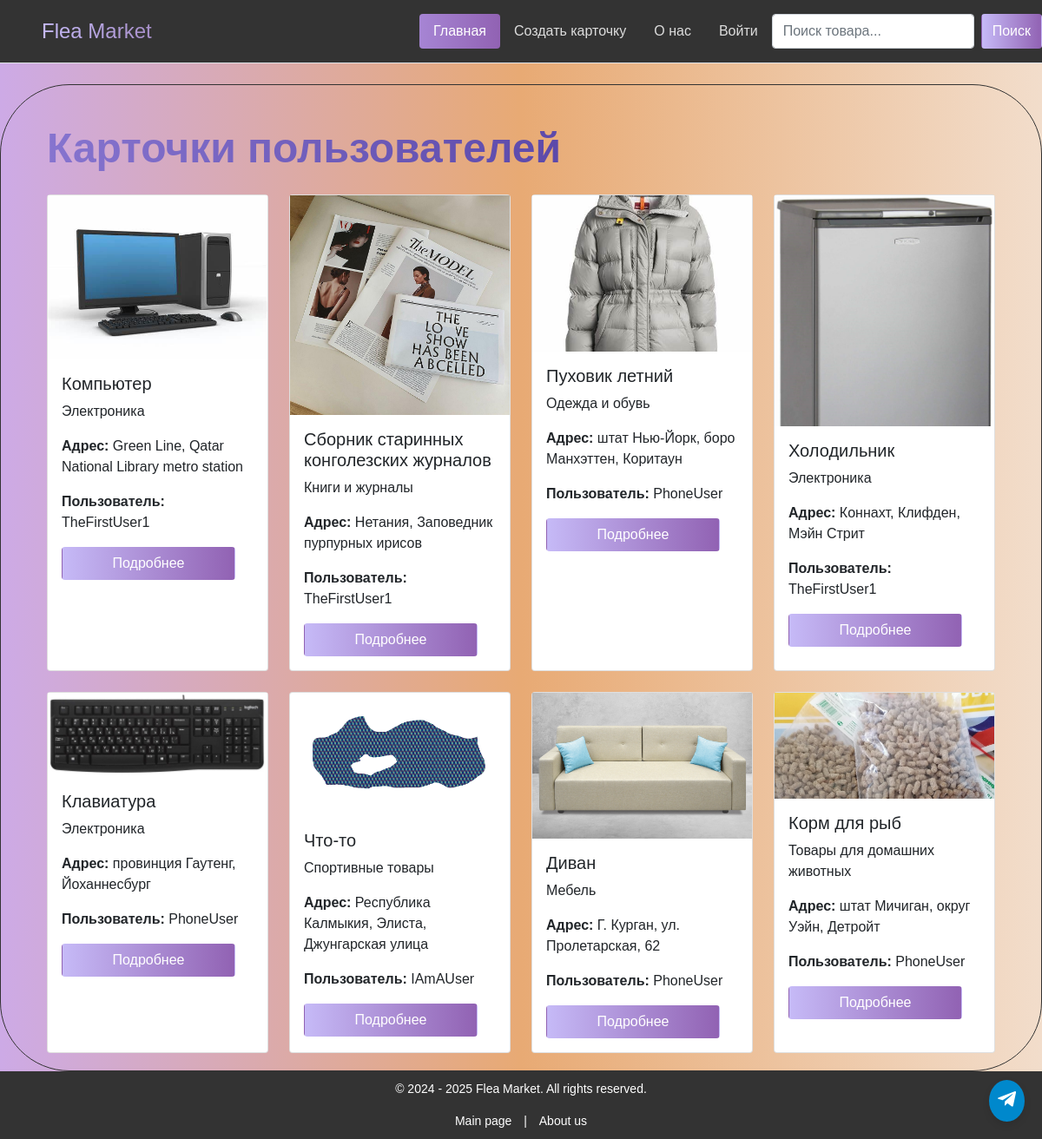
The page / on the database its author committed.
### main/models.py (models this page shows, shortened)
class Thing(models.Model):
    choice = [
        ('Электроника', 'Электроника'),
        ('Одежда и обувь', 'Одежда и обувь'),
        ('Мебель', 'Мебель'),
        ('Книги и журналы', 'Книги и журналы'),
        ('Детские товары', 'Детские товары'),
        ("Домашний декор и аксессуары", "Домашний декор и аксессуары"),
        ("Спортивные товары", "Спортивные товары"),
        ("Инструменты и садовый инвентарь", "Инструменты и садовый инвентарь"),
        ("Кухонные принадлежности", "Кухонные принадлежности"),
        ("Хобби и развлечения", "Хобби и развлечения"),
        ("Товары для домашних животных", "Товары для домашних животных"),
        ("Автомобильные товары", "Автомобильные товары"),
    ]
    name = models.CharField(max_length=255)
    category = models.CharField(max_length=255, choices=choice)
    address = models.CharField(max_length=255)
    contact = models.CharField(max_length=50)
    created_at = models.DateTimeField(auto_now_add=True)  # Card creation date
    owner = models.ForeignKey(User, on_delete=models.CASCADE)  # Owner of the element (refers to the user)
    image = models.ImageField(upload_to='images/', blank=True, null=True)
    notes = models.CharField(max_length=255, blank=True)

### main/views.py (the view)
# urls.py: path('', views.index, name='homepage'),
def index(request):
    if request.user.is_authenticated:
        products = Thing.objects.exclude(owner=request.user).order_by('?')  # Исключение товаров текущего пользователя
    else:
        products = Thing.objects.order_by('?')  # Если пользователь не авторизован, то показываются все товары
    return render(request, 'main/index.html', {'products': products})

### main/templates/main/index.html (shortened to what this page needs)
{% extends 'main/base.html' %}
{% block active_home %}
<a href="{% url 'homepage' %}" class="nav-link active" aria-current="page">Главная</a>
{% endblock %}
{% block active_about %}
<a href="{% url 'about-us' %}" class="nav-link">О нас</a>
{% endblock %}
{% block active_create %}
<a href="{% url 'create' %}" class="nav-link">Создать карточку</a>
{% endblock %}
{% block thing %}
<div class="container mt-4">
        <h1 class="mb-4">Карточки пользователей</h1>
        {% if products %}
            <div class="row row-cols-1 row-cols-md-4 g-4">
                {% for product in products %}
                    <div class="col">
                        <div class="card h-100">
                            {% if product.image %}
                                <img src="{{ product.image.url }}" alt="{{ product.name }}" class="img-fluid">
                            {% else %}
                                <img src="https://via.placeholder.com/300" class="card-img-top" alt="Фото товара">
                            {% endif %}
                            <div class="card-body">
                                <h5 class="card-title">{{ product.name }}</h5>
                                <p class="card-text">{{ product.category }}</p>
                                <p class="card-text"><strong>Адрес:</strong> {{ product.address }}</p>
                                <p class="card-text"><strong>Пользователь:</strong> {{ product.owner }}</p>
                                <a href="{% url 'product_detail' product.id %}" class="btn custom">Подробнее</a>
                            </div>
                        </div>
                    </div>
                {% endfor %}
            </div>
        {% else %}
            <p>Товаров нет.</p>
        {% endif %}
    </div>
{% endblock %}

### main/templates/main/base.html (shortened to what this page needs)
<!doctype html>
<html lang="ru">
<head>
    <link href="https://cdn.jsdelivr.net/npm/bootstrap@5.3.0-alpha1/dist/css/bootstrap.min.css" rel="stylesheet">
<link href="https://stackpath.bootstrapcdn.com/bootstrap/5.1.0/css/bootstrap.min.css" rel="stylesheet">
</head>
<body>
    <header class="d-flex flex-wrap justify-content-center py-3 mb-4 border-bottom" style="width: 100%;">
      <a href="/" class="d-flex align-items-center mb-3 mb-md-0 me-md-auto link-body-emphasis text-decoration-none">
        <svg class="bi me-2" width="40" height="32"><use xlink:href="#bootstrap"></use></svg>
        <span class="fs-4">Flea Market</span>
      </a>
      <ul class="nav nav-pills">
        <li class="nav-item">{% block active_home %}{% endblock %}</li>
        <li class="nav-item">{% block active_create %}{% endblock %}</li>
        <li class="nav-item">{% block active_about %}{% endblock %}</li>
          {% if user.is_authenticated %}
      <li class="nav-item dropdown">
        <a href="#" class="nav-link dropdown-toggle" id="profileDropdown" role="button" data-bs-toggle="dropdown" aria-expanded="false">
          Ваш аккаунт
        </a>
        <ul class="dropdown-menu" aria-labelledby="profileDropdown">
          <li><a class="dropdown-item" href="{% url 'edit_profile' user.username %}">Настройки</a></li>
          <li><a class="dropdown-item" href="{% url 'logout' %}">Выйти</a></li>
        </ul>
      </li>
    {% else %}
      <li class="nav-item"><a class="nav-link" href="{% url 'login' %}">Войти</a></li>
    {% endif %}
      </ul>
        <form class="d-flex" method="GET" action="{% url 'search' %}">
            <input class="form-control me-2" type="search" name="q" placeholder="Поиск товара..." aria-label="Search">
            <button class="btn custom-btn" type="submit">Поиск</button>
        </form>
        <link href="https://cdnjs.cloudflare.com/ajax/libs/font-awesome/5.15.4/css/all.min.css" rel="stylesheet">
    </header>
<div class="wrapper">
        <div class="content">
    {% block thing %}{% endblock %}
        </div>
</div>
    <header>
        <a href="https://t.me/encryptor_image_bot" class="telegram-link" target="_blank" title="Пользуйтесь поиском карточек через Telegram!">
            <i class="fab fa-telegram-plane"></i>
        </a>
    </header>
        <footer class="footer">
            <p>© 2024 - 2025 Flea Market. All rights reserved.</p>
            <a href="{% url 'homepage' %}">Main page</a> | <a href="{% url 'about-us' %}">About us</a>
        </footer>
</body>
</html>

### main/templates/main/base.html (style rules this page uses)
body { background: linear-gradient(to right, #cdaae6, #e8aa74, #f2ddcb); margin: 0; padding: 0; font-family: Arial, sans-serif; min-height: 100vh; }
html, body { height: 100%; margin: 0; }
.wrapper { display: flex; flex-direction: column; min-height: 100vh; border: 1px solid #333; border-radius: 80px; }
.content { flex: 1; padding: 20px; }
.footer { background-color: #333; color: #fff; text-align: center; padding: 10px 0; font-size: 14px; }
.footer a { color: #fff; text-decoration: none; margin: 0 10px; }
header { background-color: #333; color: #000; }
span { background: linear-gradient(to right, #c6baf7, #a78fc9); -webkit-background-clip: text; background-clip: text; color: transparent; }
.nav-link { background: linear-gradient(to right, #fff, #fff); -webkit-background-clip: text; background-clip: text; color: #ddd; }
.nav-link.active { background: linear-gradient(to right, #a685d4, #9162b3); color: #fff; }
.custom-btn { background: linear-gradient(to right, #c6baf7, #9162b3); color: #fff; }
.telegram-link { position: fixed; right: 20px; bottom: 20px; background-color: #0088cc; padding: 10px; border-radius: 50%; box-shadow: 0 4px 8px rgba(0, 0, 0, 0.1); z-index: 1000; }
.telegram-link i { color: white; font-size: 24px; }

### main/templates/main/index.html (style rules this page uses)
h1 { font-size: 48px; font-weight: bold; background: linear-gradient(to right, #8674cf, #39258a); -webkit-background-clip: text; background-clip: text; color: transparent; }
.btn.custom { background: linear-gradient(to right, #c6baf7, #9162b3); color: #fff; width: 200px; }

### rows shown on the page
Thing: image (picture), name "Компьютер", category "Электроника", address "Green Line, Qatar National Library metro station", owner "TheFirstUser1"
Thing: image (picture), name "Сборник старинных конголезских журналов", category "Книги и журналы", address "Нетания, Заповедник пурпурных ирисов", owner "TheFirstUser1"
Thing: image (picture), name "Пуховик летний", category "Одежда и обувь", address "штат Нью-Йорк, боро Манхэттен, Коритаун", owner "PhoneUser"
Thing: image (picture), name "Холодильник", category "Электроника", address "Коннахт, Клифден, Мэйн Стрит", owner "TheFirstUser1"
Thing: image (picture), name "Клавиатура", category "Электроника", address "провинция Гаутенг, Йоханнесбург", owner "PhoneUser"
Thing: image (picture), name "Что-то", category "Спортивные товары", address "Республика Калмыкия, Элиста, Джунгарская улица", owner "IAmAUser"
Thing: image (picture), name "Диван", category "Мебель", address "Г. Курган, ул. Пролетарская, 62", owner "PhoneUser"
Thing: image (picture), name "Корм для рыб", category "Товары для домашних животных", address "штат Мичиган, округ Уэйн, Детройт", owner "PhoneUser"
